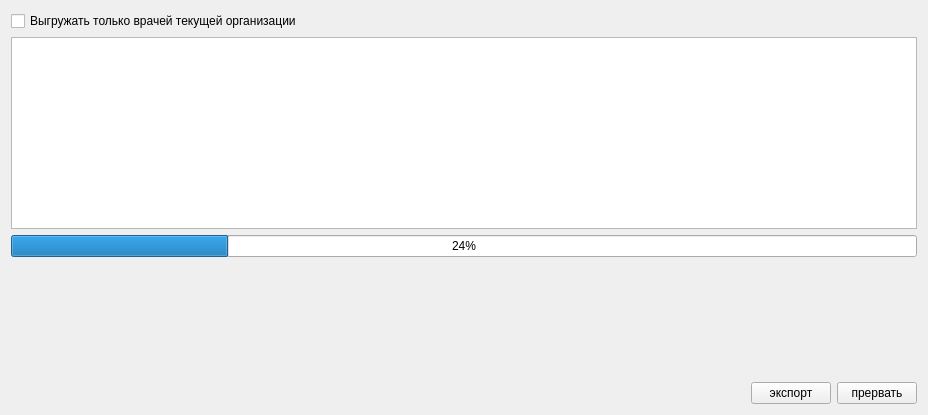
<?xml version="1.0" encoding="UTF-8"?>
<ui version="4.0">
 <class>ExportPage1</class>
 <widget class="QWidget" name="ExportPage1">
  <property name="geometry">
   <rect>
    <x>0</x>
    <y>0</y>
    <width>928</width>
    <height>415</height>
   </rect>
  </property>
  <property name="windowTitle">
   <string>Form</string>
  </property>
  <layout class="QGridLayout" name="gridLayout">
   <item row="6" column="0" colspan="2">
    <layout class="QHBoxLayout" name="horizontalLayout_2">
     <item>
      <spacer>
       <property name="orientation">
        <enum>Qt::Horizontal</enum>
       </property>
       <property name="sizeHint" stdset="0">
        <size>
         <width>40</width>
         <height>20</height>
        </size>
       </property>
      </spacer>
     </item>
     <item>
      <widget class="QPushButton" name="btnExport">
       <property name="text">
        <string>экспорт</string>
       </property>
      </widget>
     </item>
     <item>
      <widget class="QPushButton" name="btnCancel">
       <property name="text">
        <string>прервать</string>
       </property>
      </widget>
     </item>
    </layout>
   </item>
   <item row="0" column="0">
    <widget class="QCheckBox" name="chkOnlyCurrentOrg">
     <property name="text">
      <string>Выгружать только врачей текущей организации</string>
     </property>
    </widget>
   </item>
   <item row="4" column="0" colspan="2">
    <widget class="CProgressBar" name="progressBar">
     <property name="value">
      <number>24</number>
     </property>
    </widget>
   </item>
   <item row="5" column="0" colspan="2">
    <spacer>
     <property name="orientation">
      <enum>Qt::Vertical</enum>
     </property>
     <property name="sizeHint" stdset="0">
      <size>
       <width>20</width>
       <height>40</height>
      </size>
     </property>
    </spacer>
   </item>
   <item row="3" column="0" colspan="2">
    <widget class="QTextBrowser" name="logBrowser"/>
   </item>
  </layout>
 </widget>
 <customwidgets>
  <customwidget>
   <class>CProgressBar</class>
   <extends>QProgressBar</extends>
   <header>library/ProgressBar.h</header>
  </customwidget>
 </customwidgets>
 <resources/>
 <connections/>
</ui>
